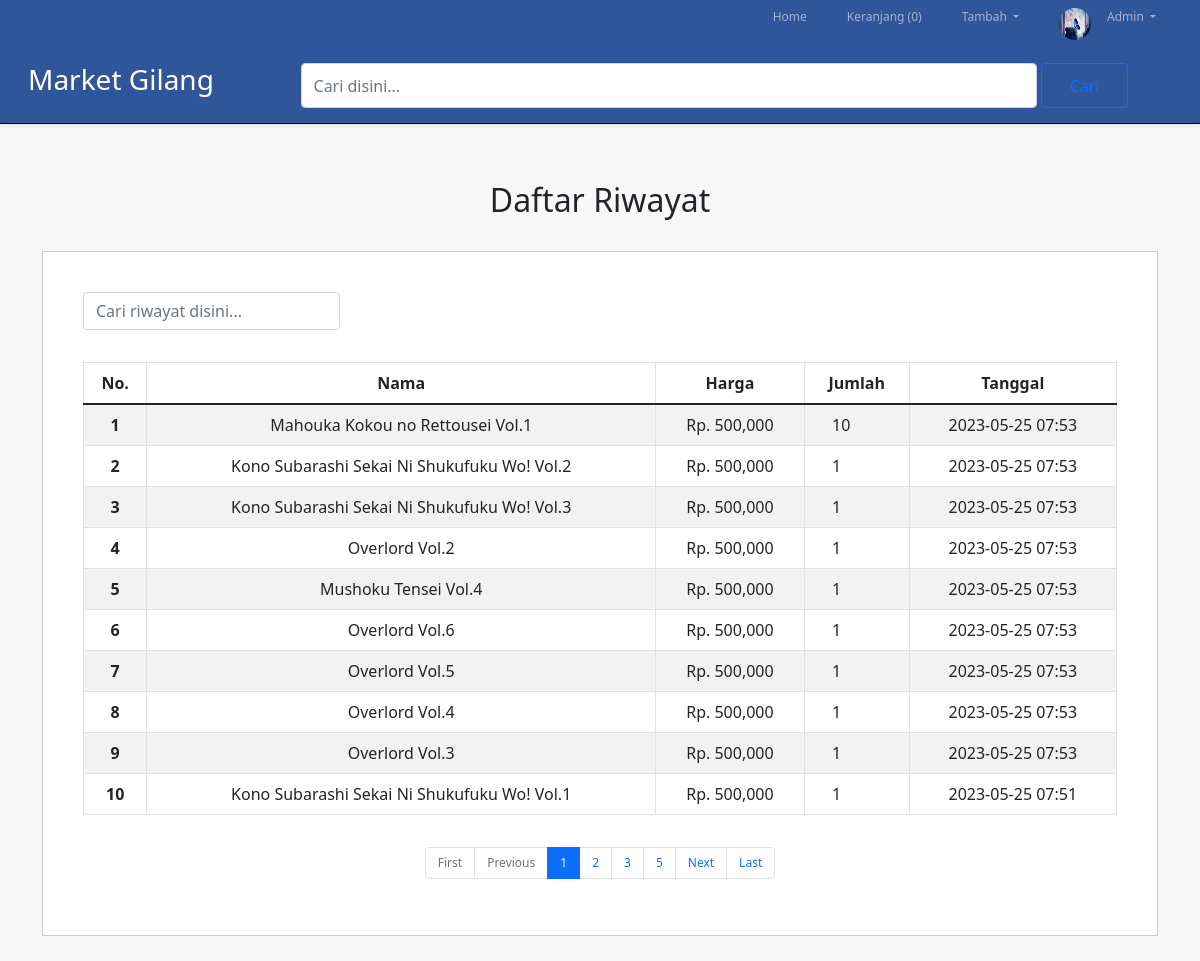
Screenshot of /riwayat.php (signed in) with the database file from the repository.
### tables this page shows
CREATE TABLE `user` (
  `id` int(11) NOT NULL,
  `gambar` varchar(255) NOT NULL,
  `nama` varchar(255) NOT NULL,
  `username` varchar(255) NOT NULL,
  `password` varchar(255) NOT NULL,
  `email` text NOT NULL,
  `hp` int(11) NOT NULL,
  `alamat` varchar(100) NOT NULL,
  `uang` int(255) NOT NULL
);

CREATE TABLE `riwayat` (
  `riwayat_id` int(11) NOT NULL,
  `produkr_id` int(11) NOT NULL,
  `user_id` int(11) NOT NULL,
  `produk_jumlah` int(11) NOT NULL,
  `tanggal_beli` timestamp NOT NULL DEFAULT current_timestamp()
);

CREATE TABLE `tb_produk` (
  `produk_id` int(11) NOT NULL,
  `produk_gambar` varchar(255) NOT NULL,
  `produk_nama` varchar(255) NOT NULL,
  `produk_genres` varchar(255) NOT NULL,
  `produk_penulis` varchar(255) NOT NULL,
  `produk_deskripsi` text NOT NULL,
  `produk_harga` int(11) NOT NULL,
  `produk_stok` int(11) NOT NULL,
  `tanggal` timestamp NOT NULL DEFAULT current_timestamp()
);

### functions/functions.php (called while the page is built, shortened)
<?php
    function current_page(){
        return isset($_GET['halaman']) ? (int)$_GET['halaman'] : 1;
  }
    function data_pagination($data){
        global $conn;
        $perpage = 10;
        $start = (current_page() > 1) ? (current_page() * $perpage) - $perpage : 0;
        return mysqli_query($conn, " $data LIMIT $start, $perpage ");
    }
    function total_data_pagination($total_data){
        global $conn;
        $perpage = 10;
        $all = mysqli_query($conn, $total_data);
        $total = mysqli_num_rows($all);
        return ceil($total/$perpage);
    }
    function check_search($cari){
        return '';
    }
    function prev_page(){
        return (current_page() > 1 ? current_page()-1 : 1);
    }
    function next_page($pages){
        return (current_page() < $pages ? current_page()+1 : $pages);
    }
    function is_showable($pages, $num){
        if($pages < 4 || $num == 1 || $num == $pages || current_page() == $num || (current_page()-2) <= $num && (current_page()+2) >= $num )
            return true;
    }
?>

### riwayat.php (the view, shortened to what this page needs)
<?php
include 'auth.php';
$cari = $_GET['search'];
$id = $_SESSION['id'];
$search = '';
$data = "SELECT * FROM riwayat INNER JOIN tb_produk ON produkr_id = produk_id WHERE user_id = $id $search ORDER BY tanggal_beli DESC";
$riwayat = data_pagination($data);
$pages = total_data_pagination($data);
require_once 'header.php';
?>
<link rel="stylesheet" href="style.css">
<body>
    <section>
        <div class="container">
            <h2 class="text-center">Daftar Riwayat</h2><br>
            <div class="box-k">
                <div class="input-group">
                    <form action="riwayat.php" method="get">
                        <input type="text" class="form-control input-cari" name="search"
                            placeholder="Cari riwayat disini..."
                            value="<?= (isset($_GET['search']) != '')? $_GET['search'] : ''  ?>">
                    </form>
                </div>
                <table class="table table-hover table-striped table-bordered text-center">
                    <thead>
                        <tr>
                            <th scope="col">No.</th>
                            <th scope="col">Nama</th>
                            <th scope="col">Harga</th>
                            <th scope="col">Jumlah</th>
                            <th scope="col">Tanggal</th>
                        </tr>
                    </thead>
                    <tbody>
                        <?php
                            $no = 0 + $start;
                            if(mysqli_num_rows($riwayat) > 0){
                            while($row = mysqli_fetch_array($riwayat)):
                                $dt = date_create($row['tanggal_beli']);
                                $no++
                            ?>
                        <tr class="baris">
                            <th scope="row">
                                <?= $no ?>
                            </th>
                            <td><?= $row['produk_nama'] ?></td>
                            <td>Rp. <?= number_format($row['produk_harga']) ?></td>
                            <td>
                                <span class="text-jumlah">
                                    <?=  $row['produk_jumlah'] ?>
                                </span>
                            </td>
                            <td>
                                <?=date_format($dt, 'Y-m-d H:i') ?>
                            </td>
                        </tr>
                        <?php
                        endwhile;} else{ ?>
                        <tr>
                            <td colspan="6">Riwayat Masih Kosong</td>
                        </tr>
                        <?php } ?>
                    </tbody>
                </table>
                <nav aria-label="..." class="pagination-riwayat">
                    <ul class="pagination ">
                        <li class="page-item  <?= (current_page() == 1 ? 'disabled' : '') ?> ">
                            <a class="page-link " href="?halaman=1<?= check_search($cari) ?>">First</a>
                        </li>
                        <li class="page-item  <?= (current_page() == 1 ? 'disabled' : '') ?> ">
                            <a class="page-link "
                                href="?halaman=<?= prev_page().''. check_search($cari) ?>">Previous</a>
                        </li>
                        <?php for($i = 1; $i <=$pages; $i++ ){ ?>
                        <li id="page" class="page-item <?= ($i == current_page() ? 'active' : '') ?>">
                            <?php if(is_showable($pages, $i)){  ?>
                            <a class="page-link" href="?halaman=<?= $i.''. check_search($cari) ?>">
                                <?= $i   ?>
                            </a>
                            <?php } } ?>
                        </li>
                        <li class="page-item  <?= (current_page() == $pages ? 'disabled' : '') ?>">
                            <a class="page-link"
                                href="?halaman=<?= next_page($pages) .''. check_search($cari); ?>">Next</a>
                        </li>
                        <li class="page-item  <?= (current_page() == $pages ? 'disabled' : '') ?>">
                            <a class="page-link" href="?halaman=<?= $pages .''. check_search($cari); ?>">Last</a>
                        </li>
                    </ul>
                </nav>
            </div>
        </div>
    </section>
</body>

### header.php (shortened to what this page needs)
<?php
    require_once 'init/init.php';
    if(isset($_SESSION['login']) == true){
        $id = $_SESSION['id'];
        $count = mysqli_query($conn, "SELECT COUNT(produkC_id) AS isi FROM keranjang WHERE user_id = '$id'");
        $val = mysqli_fetch_assoc($count);
    }
?>
<!DOCTYPE html>
<html lang="en">
<head>
    <link rel="stylesheet" href="style.css">
    <link href="https://cdn.jsdelivr.net/npm/bootstrap@5.1.3/dist/css/bootstrap.min.css" rel="stylesheet"
>
</head>
<header>
    <nav class="navbar navbar-expand navbar-dark" style="background-color: #002f86ce;">
        <div class="container-fluid">
            <div class="collapse navbar-collapse" id="navbarText">
                <ul class="navbar-nav ms-auto me-6 mb-2 mb-lg-0">
                    <li class="nav-item pe-4">
                        <a class="nav-link" aria-current="page" href="index.php">Home</a>
                    </li>
                    <li class="nav-item pe-4">
                        <?php if(isset($val['isi']) > 0){
                            ?>
                        <a class="nav-link" href="keranjang.php">Keranjang (<?= $val['isi'] ?>)</a>
                        <?php } else{ ?>
                        <a class="nav-link" href="keranjang.php">Keranjang</a>
                        <?php } ?>
                    </li>
                    <?php if(isset($_SESSION['login']) == true) {   $id = $_SESSION['id'];
                                $user = mysqli_query($conn, "SELECT * FROM user WHERE id = $id");
                                $data = mysqli_fetch_object($user);
                        ?>
                    <li class="nav-item">
                        <ul class="navbar-nav">
                            <li class="nav-item dropdown">
                                <a class="nav-link dropdown-toggle me-4" href="#" id="navbarDarkDropdownMenuLink"
                                    role="button" data-bs-toggle="dropdown" aria-expanded="false">
                                    Tambah
                                </a>
                            </li>
                        </ul>
                    </li>
                    <li class="nav-item">
                        <a class="nav-link" href="profil.php"><img src="gambar/<?= $data->gambar ?>" alt=""
                                class="profil-p"></a>
                    </li>
                    <li class="nav-item">
                        <ul class="navbar-nav">
                            <li class="nav-item dropdown">
                                <a class="nav-link dropdown-toggle me-4" href="#" id="navbarDarkDropdownMenuLink"
                                    role="button" data-bs-toggle="dropdown" aria-expanded="false">
                                    <?php
                                       echo  $data->nama;
                                    ?>
                                </a>
                            </li>
                        </ul>
                        <?php } else { ?>
                        <a href="login.php" class="nav-link" id="login-btn">Login</a>
                    </li>
                    <?php } ?>
                </ul>
            </div>
        </div>
    </nav>
</header>
<div class="search  shadow-sm" style="background-color: #002f86ce;">
    <div class="container" style="margin-left:0">
        <form class="d-flex" action="cari.php" method="get">
            <a class="logo" href="#">
                <h3>Market Gilang</h3>
            </a>
            <input type="search" class="form-control me-1 input-cari" name="search" id="cari"
                placeholder="Cari disini..." value="<?= (isset($_GET['search']) != '')? $_GET['search'] : ''  ?>"
                required>
            <input type="submit" class="btn btn-outline-primary" value="Cari">
        </form>
    </div>
</div>
</html>

### style.css (style rules this page uses)
* { padding: 0; margin: 0; }
body { background-color: #f8f8f8; }
nav a { text-decoration: none; color: rgba(231, 226, 226, 0.932); font-size: 12px; }
.navbar { padding: 0; margin: 0; }
.logo { text-decoration: none; margin-right: 4rem; margin-left: 1rem; font-size: 1.8rem; color: white; width: 20rem; }
section { padding: 25px 0; }
.pagination-riwayat { display: flex; justify-content: space-around; margin-top: 2rem; }
.btn { width: 120px; height: 45px; }
.profil-p { width: 2rem; height: 2rem; border-radius: 50%; }
.search { position: flex; margin-bottom: 2rem; padding: 15px 0; background-color: #fff; border-bottom: 1px solid black; }
.text-jumlah { display: flex; text-align: left !important; float: left; align-items: center; font-size: 1rem; margin-left: 1.2rem; }
.box-k { background-color: white; padding: 40px; border: 1px solid #ccc; box-sizing: border-box; }
.input-group { margin-bottom: 2rem; }

### rows the page displays
user: gambar (picture), nama "Admin"
riwayat: tb_produk.produk_nama "Mahouka Kokou no Rettousei Vol.1", tb_produk.produk_harga "500,000", produk_jumlah "10", tanggal_beli "2023-05-25 07:53"
riwayat: tb_produk.produk_nama "Kono Subarashi Sekai Ni Shukufuku Wo! Vol.2", tb_produk.produk_harga "500,000", produk_jumlah "1", tanggal_beli "2023-05-25 07:53"
riwayat: tb_produk.produk_nama "Kono Subarashi Sekai Ni Shukufuku Wo! Vol.3", tb_produk.produk_harga "500,000", produk_jumlah "1", tanggal_beli "2023-05-25 07:53"
riwayat: tb_produk.produk_nama "Overlord Vol.2", tb_produk.produk_harga "500,000", produk_jumlah "1", tanggal_beli "2023-05-25 07:53"
riwayat: tb_produk.produk_nama "Mushoku Tensei Vol.4", tb_produk.produk_harga "500,000", produk_jumlah "1", tanggal_beli "2023-05-25 07:53"
riwayat: tb_produk.produk_nama "Overlord Vol.6", tb_produk.produk_harga "500,000", produk_jumlah "1", tanggal_beli "2023-05-25 07:53"
riwayat: tb_produk.produk_nama "Overlord Vol.5", tb_produk.produk_harga "500,000", produk_jumlah "1", tanggal_beli "2023-05-25 07:53"
riwayat: tb_produk.produk_nama "Overlord Vol.4", tb_produk.produk_harga "500,000", produk_jumlah "1", tanggal_beli "2023-05-25 07:53"
riwayat: tb_produk.produk_nama "Overlord Vol.3", tb_produk.produk_harga "500,000", produk_jumlah "1", tanggal_beli "2023-05-25 07:53"
riwayat: tb_produk.produk_nama "Kono Subarashi Sekai Ni Shukufuku Wo! Vol.1", tb_produk.produk_harga "500,000", produk_jumlah "1", tanggal_beli "2023-05-25 07:51"

### other values shown
$val['isi'] "0"
